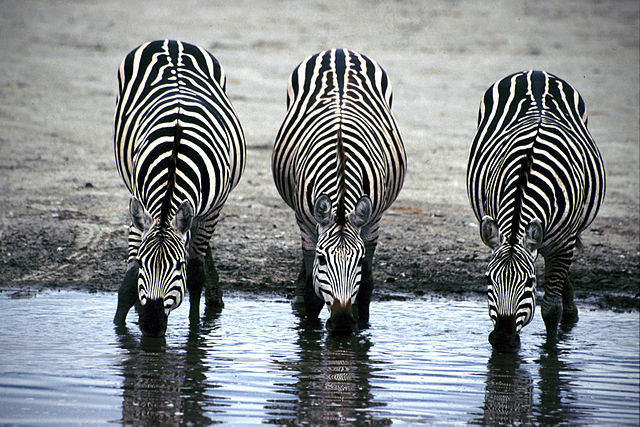
#> input picture images/3zebras.jpg, 640 x 427 px
$ jupyter execute frecuencies.ipynb   (shell and % lines are left out)
#> lines starting #> are read from the running program, lines starting #| are printed output that depends on the picture
[cell 1]
import os
import numpy as np
# fft2 es para 2 dimensiones
from numpy.fft import fft2, ifft2, fftshift, ifftshift
import matplotlib.pyplot as plt
from skimage.io import imread
from skimage.util import random_noise
from skimage.color import rgb2gray, gray2rgb
from scipy.ndimage import uniform_filter, median_filter, gaussian_filter
from scipy.ndimage import correlate, convolve, sobel
from scipy.io import loadmat
from skimage.feature import match_template, canny
from matplotlib.patches import Rectangle

[cell 2]
def imshow_gray(image, size=(10, 10)):
    plt.figure(figsize=size)
    plt.imshow(image, cmap=plt.cm.gray), plt.axis('off')
    plt.show()

[cell 3]
zebras=rgb2gray(imread('images/3zebras.jpg'))
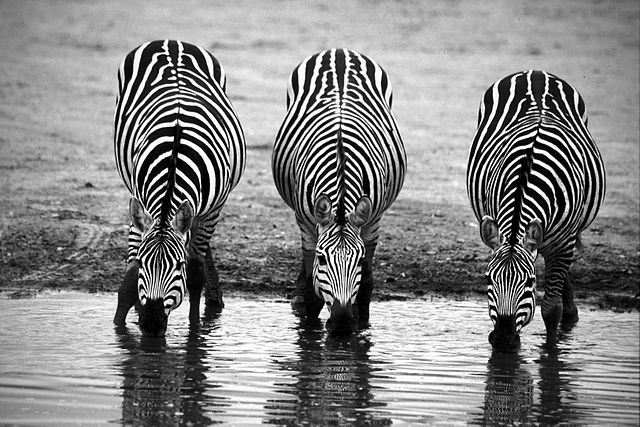
#> zebras: shape (427, 640) float64; min 0, max 1, mean 0.526

## Box filter

[cell 4]
padded_filt = np.zeros(zebras.shape)
padded_filt[205:216, 315:326] = np.ones((11, 11))/121
imshow_gray(padded_filt, (10, 10))
#> in imshow_gray, `plt.show()`:
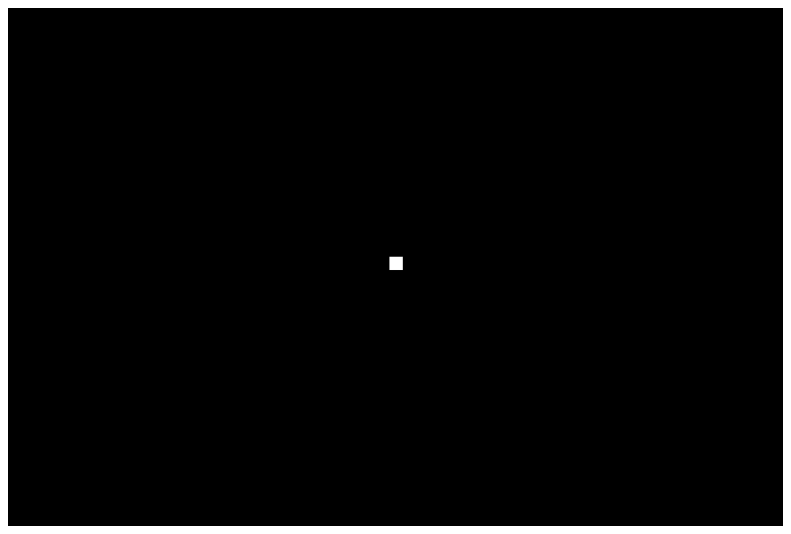
#> figure drawn by matplotlib, 1 panel

[cell 5]
fft_padded = fft2(padded_filt)
imshow_gray(fftshift(abs(fft_padded)**0.5) )
#> call 2 of imshow_gray, with size = (10, 10)
#> in imshow_gray (call 2), `plt.show()`:
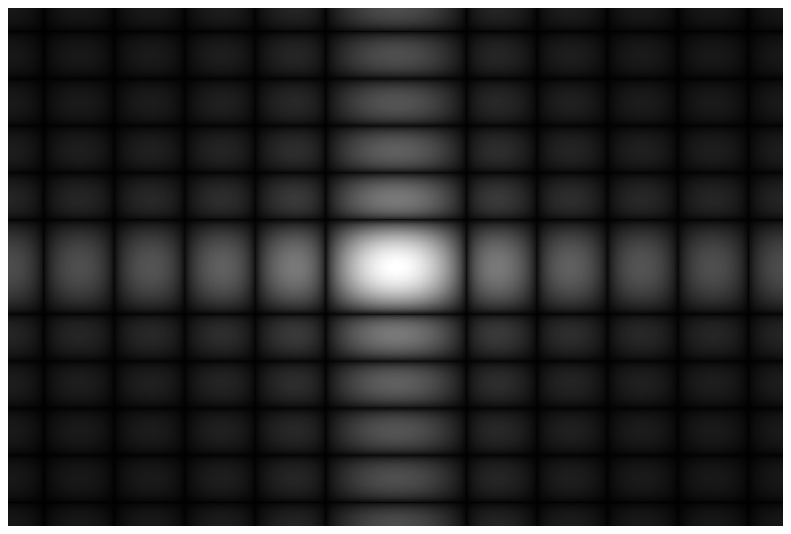
#> figure drawn by matplotlib, 1 panel

$ run again, with images/2zebras.jpg copied over images/3zebras.jpg
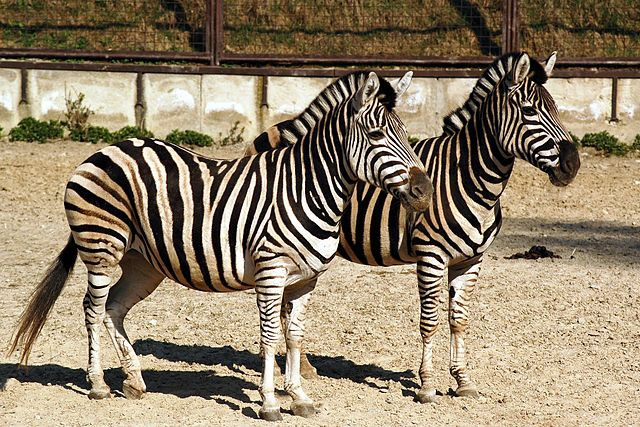
#> input picture images/2zebras.jpg, 640 x 427 px
#> `zebras=rgb2gray(imread('images/3zebras.jpg'))`:
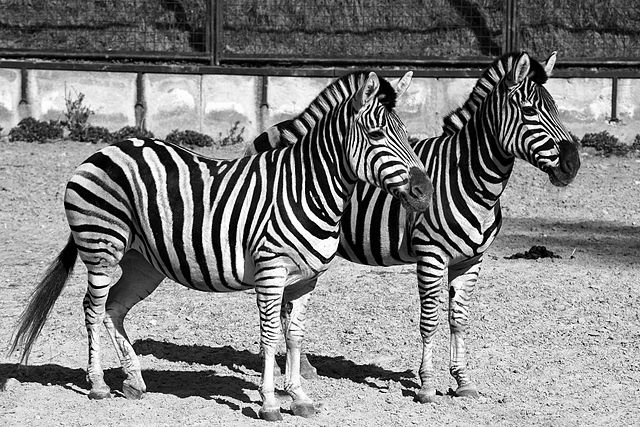
#> zebras: shape (427, 640) float64; min 0, max 1, mean 0.514

$ run again, with images/393px-Albert_Einstein_1947.jpg copied over images/3zebras.jpg
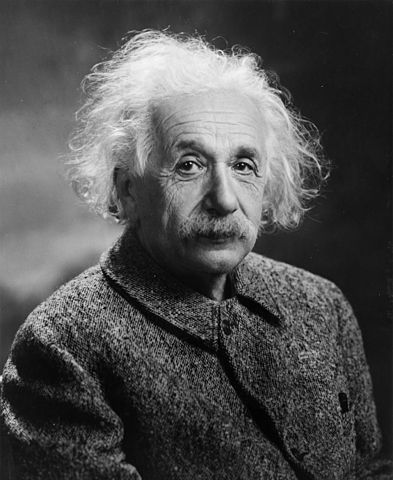
#> input picture images/393px-Albert_Einstein_1947.jpg, 393 x 480 px
#> zebras is the input picture: shape (480, 393); min 0, max 251, mean 79.8
#> in imshow_gray, `plt.show()`:
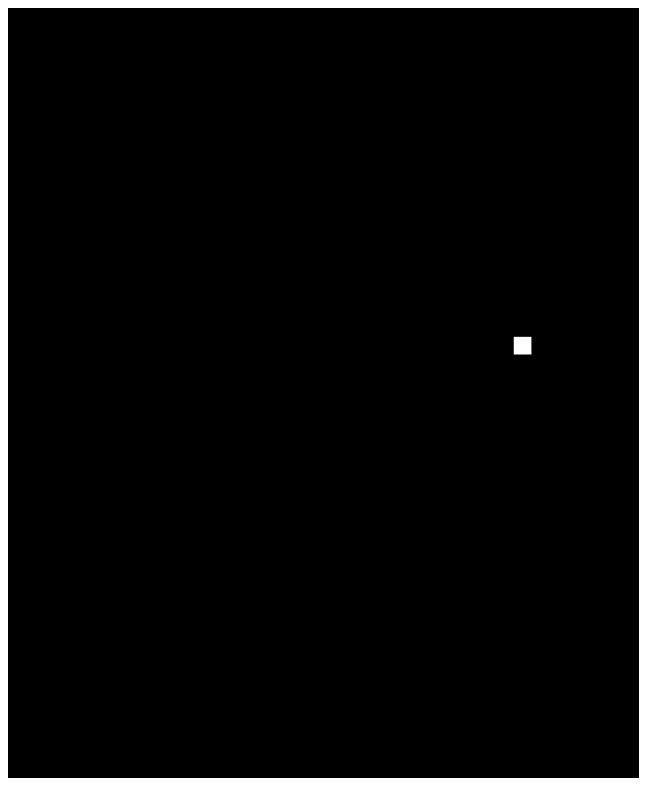
#> figure drawn by matplotlib, 1 panel
#> in imshow_gray (call 2), `plt.show()`:
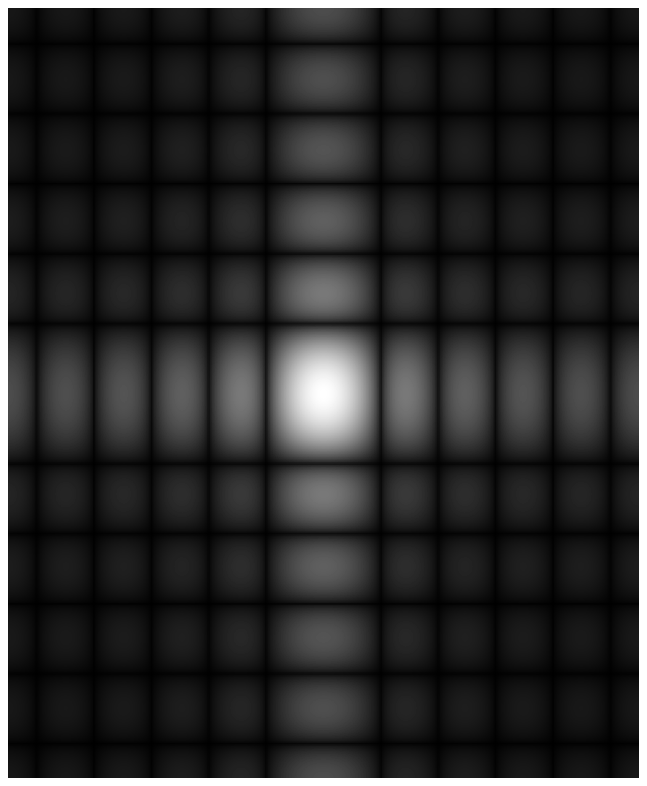
#> figure drawn by matplotlib, 1 panel
